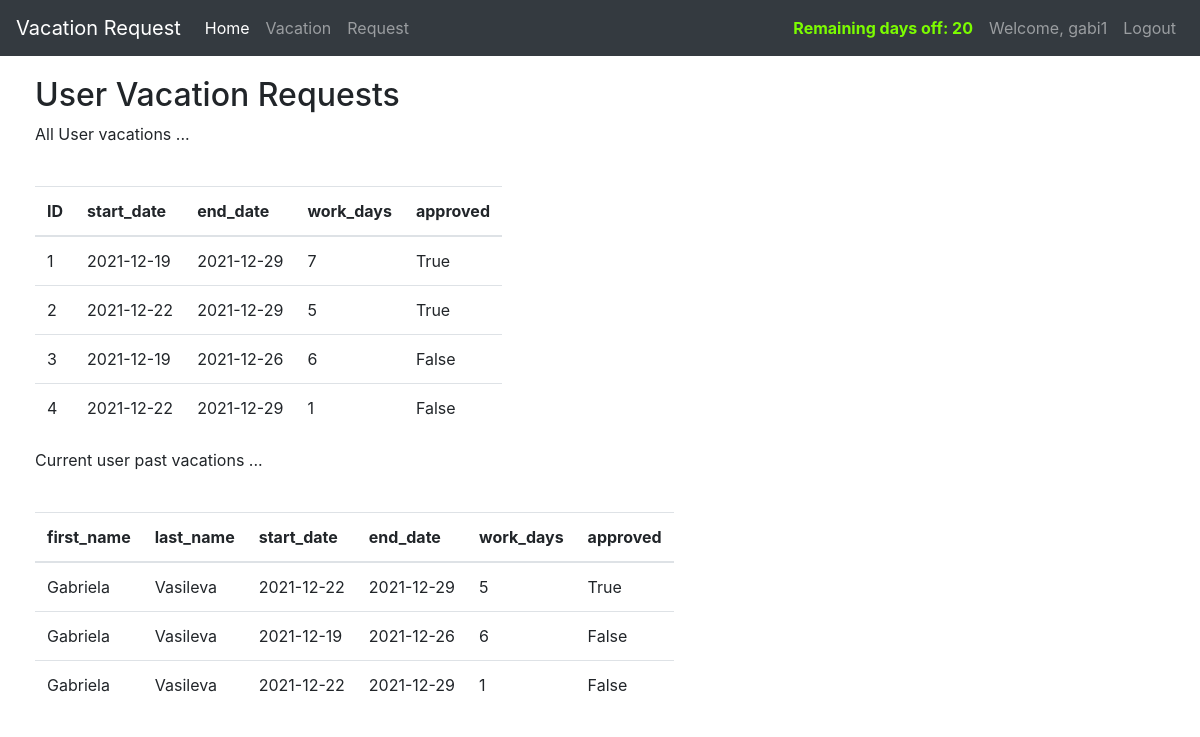
The app's page /vacation (signed in), older data.
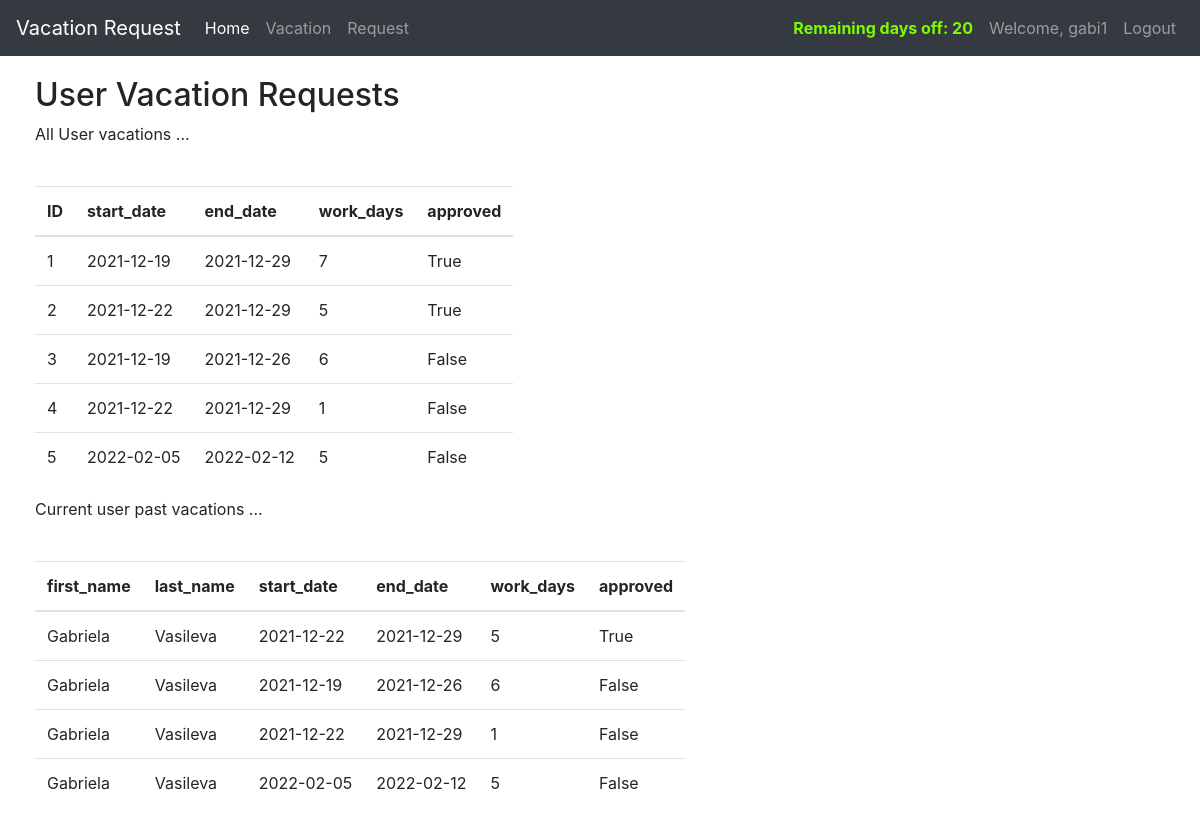
The same page, newer data.
### market/models.py (models this page shows, shortened)
class Vacation(db.Model):
    id = db.Column(db.Integer(), primary_key=True)
    start_date = db.Column(db.Date, default = date.today())
    end_date = db.Column(db.Date, default = date.today()+ timedelta(days = 7))
    work_days = db.Column(db.Integer(), nullable=False)
    reason = db.Column(db.String(length=1024), nullable=True)
    approved = db.Column(db.Boolean(), default=False)
    rejected = db.Column(db.Boolean(), default=False)
    deleted = db.Column(db.Boolean(), default=False)
    comments = db.Column(db.String(length=1024), nullable=True)
    requester = db.Column(db.Integer(), db.ForeignKey('user.id'))

class User(db.Model, UserMixin):
    id = db.Column(db.Integer(), primary_key=True)
    username = db.Column(db.String(length=30), nullable=False, unique=True)
    first_name = db.Column(db.String(length=30), nullable=False)
    last_name = db.Column(db.String(length=30), nullable=False)
    email_address = db.Column(db.String(length=50), nullable=False, unique=True)
    password_hash = db.Column(db.String(length=60), nullable=False)
    budget = db.Column(db.Integer(), nullable=False, default=1000)
    remaining_day_off = db.Column(db.Integer(), nullable=False, default=20)
    manager_id = db.Column(db.Integer(), nullable=False, default=1)
    vacations = db.relationship('Vacation', backref='requester_user', lazy=True)
    @property
    def password(self):
        return self.password

### market/routes.py (the view)
@app.route('/vacation', methods=['GET', 'POST'])
@login_required
def vacation_page():
    if request.method == "GET":
        all_vacations = Vacation.query.all()
        past_vacations = db.session.query(User, Vacation).join(Vacation).filter_by(requester=current_user.id).all()
        return render_template('vacation.html', all_vacations =all_vacations,past_vacations=past_vacations) #

### market/models.py (called while the page is built)
@login_manager.user_loader
def load_user(user_id):
    return User.query.get(int(user_id))

### market/templates/vacation.html (shortened to what this page needs)
{% extends 'base.html' %}
{% block content %}
<div class="row" style="margin-top:20px; margin-left:20px">
   <div class="col-8">
       <h2>User Vacation Requests</h2>
       <p> All User vacations ...</p>
       <br>
      <table class="table table-hover table-responsive">
         <thead>
            <tr>
               <th scope="col">ID</th>
               <th scope="col">start_date</th>
               <th scope="col">end_date</th>
               <th scope="col">work_days</th>
               <th scope="col">approved</th>
            </tr>
         </thead>
         <tbody>
            {% for vacation in all_vacations %}
            <tr>
               <td>{{ vacation.id }}</td>
               <td>{{ vacation.start_date }}</td>
               <td>{{ vacation.end_date }}</td>
                <td>{{ vacation.work_days }}</td>
               <td>{{ vacation.approved }}</td>
            </tr>
            {% endfor %}
         </tbody>
      </table>
       <p>Current user past vacations ...</p>
       <br>
       <table class="table table-hover table-responsive">
         <thead>
            <tr>
               <th scope="col">first_name</th>
                <th scope="col">last_name</th>
               <th scope="col">start_date</th>
               <th scope="col">end_date</th>
               <th scope="col">work_days</th>
               <th scope="col">approved</th>
            </tr>
         </thead>
         <tbody>
            {% for user, vacation in past_vacations %}
            <tr>
               <td>{{ user.first_name }}</td>
                <td>{{ user.last_name }}</td>
               <td>{{ vacation.start_date }}</td>
               <td>{{ vacation.end_date }}</td>
                <td>{{ vacation.work_days }}</td>
               <td>{{ vacation.approved }}</td>
            </tr>
            {% endfor %}
         </tbody>
      </table>
   </div>
</div>
{% endblock %}

### market/templates/base.html (shortened to what this page needs)
<!doctype html>
<html lang="en">
<head>
    <link rel="stylesheet" href="https://cdn.jsdelivr.net/npm/bootstrap@4.5.3/dist/css/bootstrap.min.css"
>
</head>
<body>
<nav class="navbar navbar-expand-md navbar-dark bg-dark">
    <a class="navbar-brand" href="#">Vacation Request</a>
    <div class="collapse navbar-collapse" id="navbarNav">
        <ul class="navbar-nav mr-auto">
            <li class="nav-item active">
                <a class="nav-link" href="{{ url_for('home_page') }}">Home <span class="sr-only">(current)</span></a>
            </li>
            <li class="nav-item">
                <a class="nav-link" href="{{ url_for('vacation_page') }}">Vacation</a>
            </li>
            <li class="nav-item">
                <a class="nav-link" href="{{ url_for('vacation_request_page') }}">Request</a>
            </li>
        </ul>
        {% if current_user.is_authenticated %}
        <ul class="navbar-nav">
            <li class="nav-item">
                <a class="nav-link" style="color: lawngreen; font-weight: bold ">
               Remaining days off: {{ current_user.remaining_day_off }}
                </a>
            </li>
            <li class="nav-item">
                <a class="nav-link">Welcome, {{ current_user.username }}</a>
            </li>
            <li class="nav-item">
                <a class="nav-link" href="{{ url_for('logout_page') }}">Logout</a>
            </li>
        </ul>
        {% endif %}
    </div>
</nav>
{% block content %}
{% endblock %}
</body>
</html>

Row changes from the older to the newer data that the page shows:
now on one of the page's lists (row unchanged): User: first_name "Gabriela", last_name "Vasileva", start_date "2022-02-05", end_date "2022-02-12", work_days "5", approved "False"
added Vacation: id "5", start_date "2022-02-05", end_date "2022-02-12", work_days "5", approved "False"
